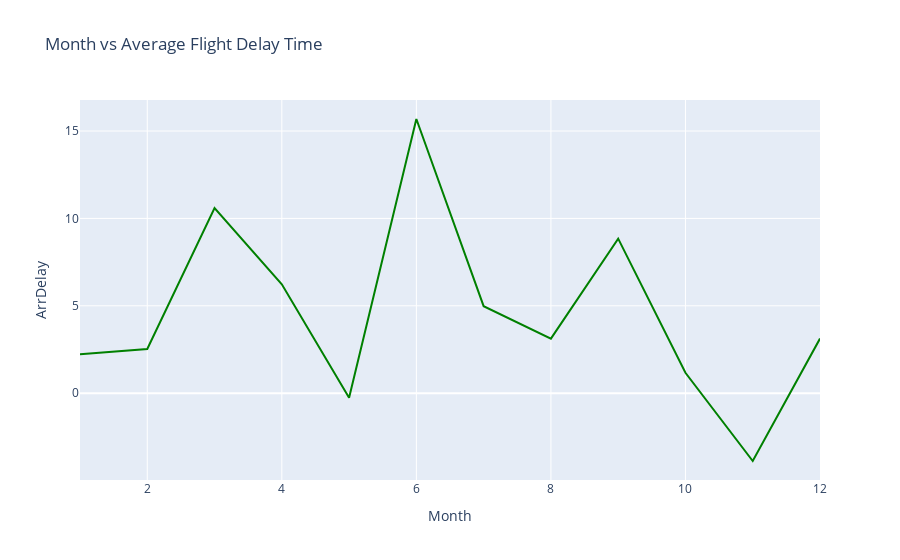

Notebook code cell kept with this figure:
### Markdown cell above
#### To do:

*   Create a line plot with x-axis being the month and y-axis being computed average delay time. Update plot title,\
    xaxis, and yaxis title.

*   Hint: Scatter and line plot vary by updating mode parameter.

### Code cell
# Create line plot here
fig = go.Figure(data=go.Scatter(x=line_data['Month'], y=line_data['ArrDelay'], mode='lines', marker=dict(color='green')))
fig.update_layout(title='Month vs Average Flight Delay Time', xaxis_title='Month', yaxis_title='ArrDelay')
fig.show()

### Figure 1 — Plotly figure (JSON) as saved in the notebook; plotly's stock layout.template omitted (floating-point values rounded to 4 significant figures)
{"data": [{"marker": {"color": "green"}, "mode": "lines", "type": "scatter", "x": [1, 2, 3, 4, 5, 6, 7, 8, 9, 10, 11, 12], "y": [2.233, 2.529, 10.59, 6.229, -0.2609, 15.69, 4.978, 3.122, 8.842, 1.167, -3.878, 3.125]}], "layout": {"autosize": true, "title": {"text": "Month vs Average Flight Delay Time"}, "xaxis": {"autorange": true, "range": [1, 12], "title": {"text": "Month"}, "type": "linear"}, "yaxis": {"autorange": true, "range": [-4.965, 16.77], "title": {"text": "ArrDelay"}, "type": "linear"}}}
